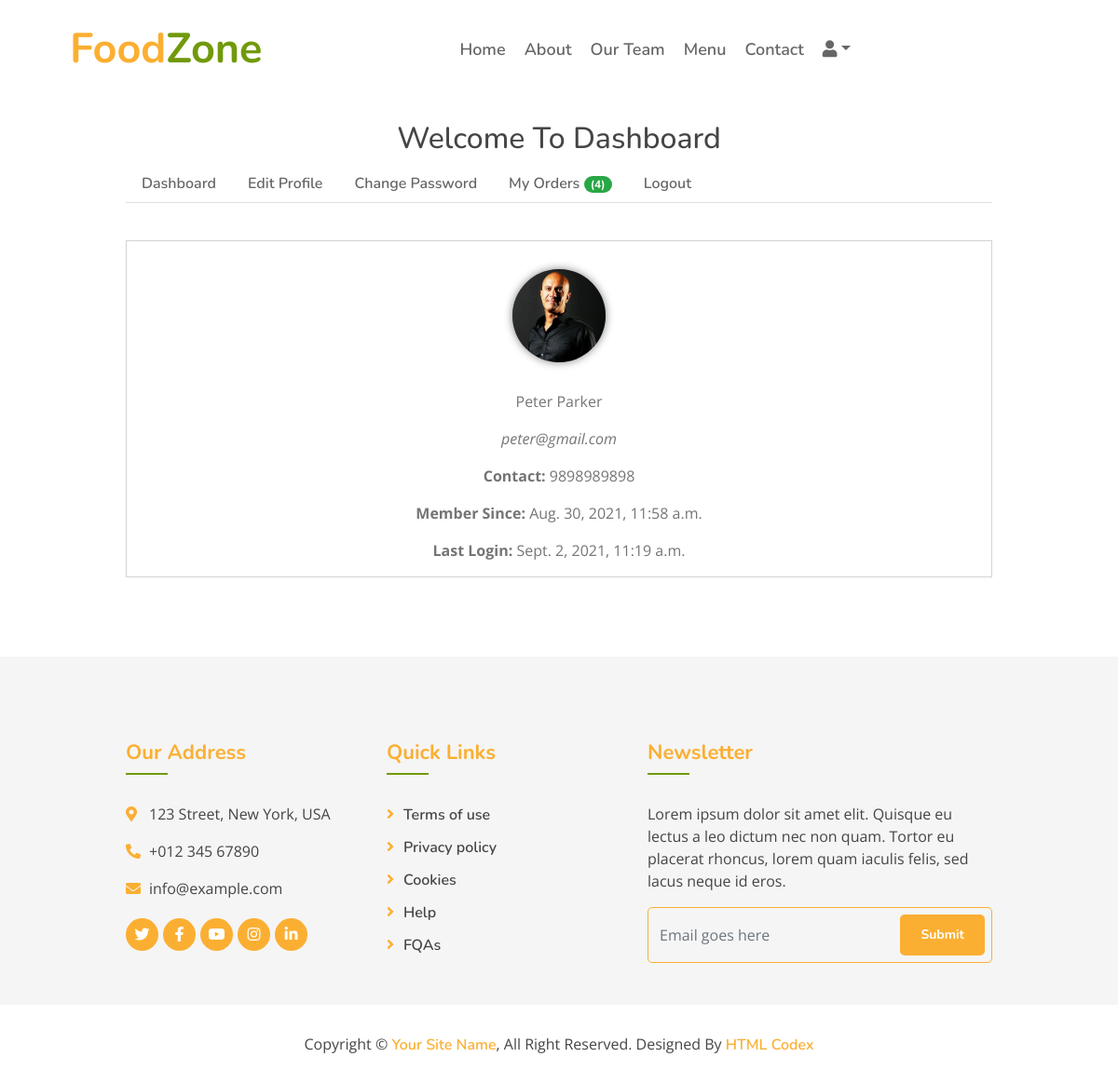
Page /dashboard/ (signed in) on the committed database.
### myapp/models.py (models this page shows, shortened)
class Profile(models.Model):
    user = models.OneToOneField(User, on_delete=models.CASCADE)
    profile_pic = models.ImageField(upload_to='profiles/%Y/%m/%d', null=True, blank=True)
    contact_number = models.CharField(max_length=15, null=True, blank=True)
    address = models.TextField(blank=True)
    updated_on = models.DateTimeField(auto_now=True)
    class Meta:
        verbose_name_plural="Profile Table"

### myapp/views.py (the view, shortened to what this page needs)
# urls.py: path('dashboard/', views.dashboard, name='dashboard'),
def dashboard(request):
    context={}
    login_user = get_object_or_404(User, id = request.user.id)
    profile = Profile.objects.get(user__id=request.user.id)
    context['profile'] = profile
    orders = Order.objects.filter(customer__user__id=request.user.id).order_by('-id')
    context['orders']=orders
    return render(request, 'dashboard.html', context)

### template/dashboard.html (shortened to what this page needs)
{% extends "base.html" %}
{% block content %}
<section id="mu-contact" style="padding-top:100px;">
    <div class="container">
        <div class="row">
            <div class="col-md-12">
                <div class="mu-contact-area">
                    <div class="mu-heading-area text-center">
                        <h2 class="mu-heading-title" style="margin-top: 30px;">Welcome To Dashboard</h2>
                    </div>
                    <div class="mu-contact-content">
                        <ul class="nav nav-tabs">
                            <li class="nav-item">
                                <a href="#dash" class="nav-link" data-toggle="tab">Dashboard</a>
                            </li>
                            <li class="nav-item">
                                <a href="#edit" class="nav-link" data-toggle="tab">Edit Profile</a>
                            </li>
                            <li class="nav-item">
                                <a href="#cpass" class="nav-link" data-toggle="tab">Change Password</a>
                            </li>
                            <li class="nav-item">
                                <a href="#orders" class="nav-link" data-toggle="tab">My Orders
                                    <span class="badge badge-success badge-pill">({{orders|length}})</span>
                                </a>
                            </li>
                            <li class="nav-item">
                                <a href="{% url 'logout' %}" class="nav-link" >Logout</a>
                            </li>
                        </ul>
                        <div class="tab-content">
                            <div class="tab-pane container-fluid active" id="dash">
                                <div class="row">
                                    <div class="col-md-12 text-center dash-content">
                                        {% if profile.profile_pic %}
                                        <a href="/media/{{profile.profile_pic}}"><img src="/media/{{profile.profile_pic}}" alt="" class="pic"></a>
                                        {% else %}
                                        <span class='pic'>{{profile.user.first_name.0}}</span>
                                        {% endif %}
                                        <p>{{user.first_name}}</p>
                                        <p><em>{{user.email}}</em></p>
                                        <p><strong>Contact: </strong>{{profile.contact_number}}</p>
                                        <p><strong>Member Since: </strong>{{user.date_joined}}</p>
                                        <p><strong>Last Login: </strong>{{user.last_login}}</p>
                                    </div>
                                </div>
                            </div>
                        </div>
                    </div>
                </div>
            </div>
        </div>
    </div>
</section>
{% endblock %}

### static/css/style.css (style rules this page uses)
body { color: #757575; background: #ffffff; font-family: 'open sans', sans-serif; }
h1, h2, h3, h4, h5, h6 { color: #454545; font-family: 'Nunito', sans-serif; }
a { font-family: 'Nunito', sans-serif; font-weight: 600; color: #fbaf32; transition: .3s; }
.container-fluid { max-width: 1366px; }

### template/dashboard.html (style rules this page uses)
.nav-link { color:#666666 !important; }
.dash-content { border:1px solid lightgray; margin:40px 0px; }
.dash-content .pic { background-color: gray; color: white; display: inline-block; height: 100px;width: 100px; border-radius: 50%; margin: 30px 0px; font-size: 30px; text-align: center; line-height: 100px; box-shadow: 0px 0px 10px gray; }
.container { width: 80%; }

### rows in the picture
Profile: profile_pic (picture), contact_number "9898989898"

### other values in the picture
{{ orders|length }} "4"
{{ user.first_name }} "Peter Parker"
{{ user.email }} "peter@gmail.com"
{{ user.date_joined }} "Aug. 30, 2021, 11:58 a.m."
{{ user.last_login }} "Sept. 2, 2021, 11:19 a.m."
